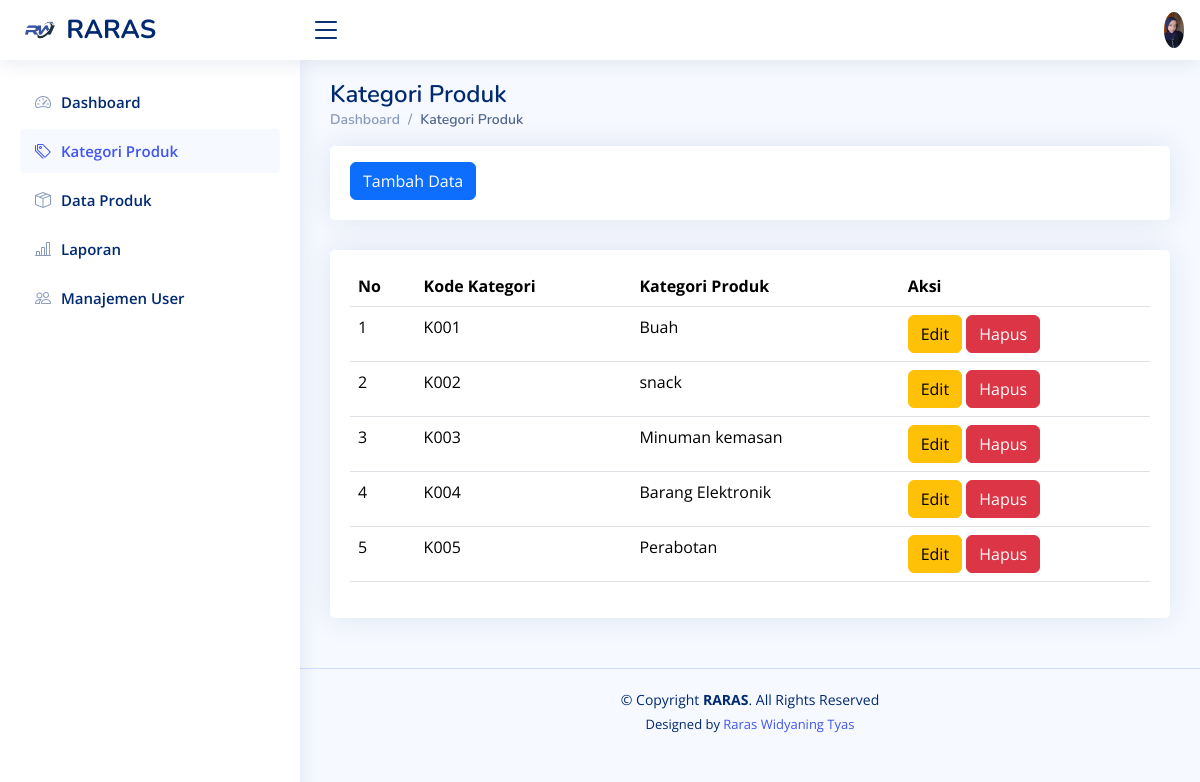
Screenshot of /kategori_produk.php (signed in) with the database file from the repository.
### tables this page shows
CREATE TABLE `categories` (
  `id` int(11) NOT NULL,
  `kd_kat` varchar(6) DEFAULT NULL,
  `category_name` varchar(100) NOT NULL
);

### kategori_produk.php (the view, shortened to what this page needs)
<!DOCTYPE html>
<html lang="en">
<head>
  <link href="assets/vendor/bootstrap/css/bootstrap.min.css" rel="stylesheet">
  <link href="assets/vendor/bootstrap-icons/bootstrap-icons.css" rel="stylesheet">
  <link href="assets/vendor/boxicons/css/boxicons.min.css" rel="stylesheet">
  <link href="assets/vendor/quill/quill.snow.css" rel="stylesheet">
  <link href="assets/vendor/quill/quill.bubble.css" rel="stylesheet">
  <link href="assets/vendor/remixicon/remixicon.css" rel="stylesheet">
  <link href="assets/vendor/simple-datatables/style.css" rel="stylesheet">
  <link href="assets/css/style.css" rel="stylesheet">
</head>
<body>
  <header id="header" class="header fixed-top d-flex align-items-center">
    <div class="d-flex align-items-center justify-content-between">
      <a href="index.php" class="logo d-flex align-items-center">
        <img src="assets/img/RARAS1.jpeg" alt="">
        <span class="d-none d-lg-block">RARAS</span>
      </a>
      <i class="bi bi-list toggle-sidebar-btn"></i>
    </div>
    <nav class="header-nav ms-auto">
            <ul class="d-flex align-items-center">
                <li class="nav-item dropdown pe-3">
                    <a class="nav-link nav-profile d-flex align-items-center pe-0"
                        href="#"
                        data-bs-toggle="dropdown">
                        <img
                            src="assets/img/RARASS2.jpeg"
                            alt="Profile"
                            class="rounded-circle" />
                    </a>
        </li>
      </ul>
    </nav>
  </header>
  <aside id="sidebar" class="sidebar">
    <ul class="sidebar-nav" id="sidebar-nav">
      <li class="nav-item">
        <a class="nav-link collapsed" href="index.php">
          <i class="bi bi-speedometer2"></i>
          <span>Dashboard</span>
        </a>
      </li>
      <li class="nav-item">
        <a class="nav-link " href="kategori_produk.php">
          <i class="bi bi-tags"></i>
          <span>Kategori Produk</span>
        </a>
      </li>
      <li class="nav-item">
        <a class="nav-link collapsed" href="produk.php">
          <i class="bi bi-box-seam"></i>
          <span>Data Produk</span>
        </a>
      </li>
      <li class="nav-item">
        <a class="nav-link collapsed" href="laporan.php">
          <i class="bi bi-bar-chart-line"></i>
          <span>Laporan</span>
        </a>
      </li>
      <li class="nav-item">
        <a class="nav-link collapsed" href="users.php">
          <i class="bi bi-people"></i>
          <span>Manajemen User</span>
        </a>
      </li>
    </ul>
  </aside>
  <main id="main" class="main">
    <div class="pagetitle">
      <h1>Kategori Produk</h1>
      <nav>
        <ol class="breadcrumb">
          <li class="breadcrumb-item"><a href="index.php">Dashboard</a></li>
          <li class="breadcrumb-item active">Kategori Produk</li>
        </ol>
      </nav>
    </div>
      <div class="row">
        <div class="col-lg-12">
          <div class="card">
            <div class="card-body mt-3">
              <a href="t_kat.php" class="btn btn-primary">Tambah Data</a>
            </div>
          </div>
        </div>
      </div>
    <section class="section">
      <div class="row">
        <div class="col-lg-12">
          <div class="card">
            <div class="card-body mt-3">
              <table class="table datatable">
                <thead>
                  <tr>
                    <th scope="col">No</th>
                    <th scope="col">Kode Kategori</th>
                    <th scope="col">Kategori Produk</th>
                    <th scope="col">Aksi</th>
                  </tr>
                </thead>
                <tbody>
                  <?php
                  include "koneksi.php";
                  $no = 1;
                  $sql = mysqli_query($conn, "SELECT * FROM categories");
                  while ($data = mysqli_fetch_array($sql)) {
                  ?>
                    <tr>
                      <td><?php echo $no++; ?></td>
                      <td><?php echo $data['kd_kat']; ?></td>
                      <td><?php echo $data['category_name']; ?></td>
                      <td>
                        <a href="e_kat.php?id=<?php echo $data['id']; ?>" class="btn btn-warning">Edit</a>
                        <a href="h_kat.php?id=<?php echo $data['id']; ?>" class="btn btn-danger" onclick="return confirm('Apakah Anda Yakin Ingin Menghapus Data?')">Hapus</a>
                      </td>
                    </tr>
                  <?php } ?>
                </tbody>
              </table>
            </div>
          </div>
        </div>
      </div>
    </section>
  </main>
  <footer id="footer" class="footer">
    <div class="copyright">
      &copy; Copyright <strong><span>RARAS</span></strong>. All Rights Reserved
    </div>
    <div class="credits">
      Designed by <a href="#">Raras Widyaning Tyas</a>
    </div>
  </footer>
</body>
</html>

### assets/css/style.css (style rules this page uses)
:root { scroll-behavior: smooth; }
body { font-family: "Open Sans", sans-serif; background: #f6f9ff; color: #444444; }
a { color: #4154f1; text-decoration: none; }
h1, h2, h3, h4, h5, h6 { font-family: "Nunito", sans-serif; }
#main { margin-top: 60px; padding: 20px 30px; transition: all 0.3s; }
.pagetitle { margin-bottom: 10px; }
.pagetitle h1 { font-size: 24px; margin-bottom: 0; font-weight: 600; color: #012970; }
.card { margin-bottom: 30px; border: none; border-radius: 5px; box-shadow: 0px 0 30px rgba(1, 41, 112, 0.1); }
.card-body { padding: 0 20px 20px 20px; }
.breadcrumb { font-size: 14px; font-family: "Nunito", sans-serif; color: #899bbd; font-weight: 600; }
.breadcrumb a { color: #899bbd; transition: 0.3s; }
.breadcrumb .breadcrumb-item::before { color: #899bbd; }
.breadcrumb .active { color: #51678f; font-weight: 600; }
.logo { line-height: 1; }
@media (min-width: 1200px) { .logo { width: 280px; } }
.logo img { max-height: 26px; margin-right: 6px; }
.logo span { font-size: 26px; font-weight: 700; color: #012970; font-family: "Nunito", sans-serif; }
.header { transition: all 0.5s; z-index: 997; height: 60px; box-shadow: 0px 2px 20px rgba(1, 41, 112, 0.1); background-color: #fff; padding-left: 20px; }
.header .toggle-sidebar-btn { font-size: 32px; padding-left: 10px; cursor: pointer; color: #012970; }
.header-nav ul { list-style: none; }
.header-nav>ul { margin: 0; padding: 0; }
.header-nav .nav-profile { color: #012970; }
.header-nav .nav-profile img { max-height: 36px; }
.sidebar { position: fixed; top: 60px; left: 0; bottom: 0; width: 300px; z-index: 996; transition: all 0.3s; padding: 20px; overflow-y: auto; scrollbar-width: thin; scrollbar-color: #aab7cf transparent; box-shadow: 0px 0px 20px rgba(1, 41, 112, 0.1); background-color: #fff; }
@media (min-width: 1200px) { #main, #footer { margin-left: 300px; } }
.sidebar-nav { padding: 0; margin: 0; list-style: none; }
.sidebar-nav li { padding: 0; margin: 0; list-style: none; }
.sidebar-nav .nav-item { margin-bottom: 5px; }
.sidebar-nav .nav-link { display: flex; align-items: center; font-size: 15px; font-weight: 600; color: #4154f1; transition: 0.3; background: #f6f9ff; padding: 10px 15px; border-radius: 4px; }
.sidebar-nav .nav-link i { font-size: 16px; margin-right: 10px; color: #4154f1; }
.sidebar-nav .nav-link.collapsed { color: #012970; background: #fff; }
.sidebar-nav .nav-link.collapsed i { color: #899bbd; }
.footer { padding: 20px 0; font-size: 14px; transition: all 0.3s; border-top: 1px solid #cddfff; }
.footer .copyright { text-align: center; color: #012970; }
.footer .credits { padding-top: 5px; text-align: center; font-size: 13px; color: #012970; }

### rows the page displays
categories: kd_kat "K001", category_name "Buah"
categories: kd_kat "K002", category_name "snack"
categories: kd_kat "K003", category_name "Minuman kemasan"
categories: kd_kat "K004", category_name "Barang Elektronik"
categories: kd_kat "K005", category_name "Perabotan"
